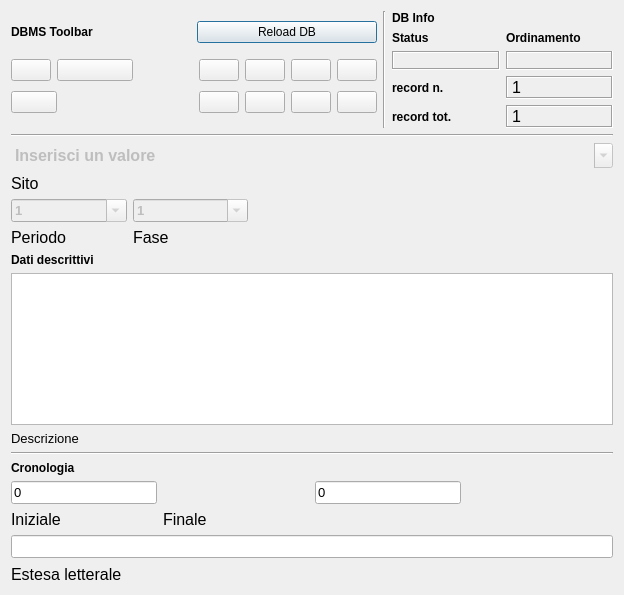
<?xml version="1.0" encoding="UTF-8"?>
<ui version="4.0">
 <class>Dialog</class>
 <widget class="QDialog" name="Dialog">
  <property name="geometry">
   <rect>
    <x>0</x>
    <y>0</y>
    <width>624</width>
    <height>595</height>
   </rect>
  </property>
  <property name="minimumSize">
   <size>
    <width>540</width>
    <height>400</height>
   </size>
  </property>
  <property name="windowTitle">
   <string>pyArchInit Gestione Scavi - Periodizzazione di scavo</string>
  </property>
  <property name="windowIcon">
   <iconset resource="resources.qrc">
    <normaloff>:/images/iconSite.png</normaloff>:/images/iconSite.png</iconset>
  </property>
  <layout class="QGridLayout" name="gridLayout_9">
   <item row="0" column="0">
    <layout class="QVBoxLayout" name="verticalLayout_3">
     <item>
      <layout class="QVBoxLayout" name="verticalLayout">
       <item>
        <layout class="QHBoxLayout" name="horizontalLayout">
         <item>
          <layout class="QGridLayout" name="gridLayout_2">
           <item row="0" column="0">
            <widget class="QLabel" name="label_29">
             <property name="font">
              <font>
               <weight>75</weight>
               <bold>true</bold>
              </font>
             </property>
             <property name="text">
              <string>DBMS Toolbar</string>
             </property>
            </widget>
           </item>
           <item row="0" column="1">
            <widget class="QPushButton" name="pushButton_connect">
             <property name="text">
              <string>Reload DB</string>
             </property>
            </widget>
           </item>
           <item row="1" column="0" colspan="2">
            <layout class="QGridLayout" name="gridLayout">
             <item row="0" column="0">
              <widget class="QPushButton" name="pushButton_first_rec">
               <property name="toolTip">
                <string>First rec</string>
               </property>
               <property name="text">
                <string/>
               </property>
               <property name="icon">
                <iconset resource="resources.qrc">
                 <normaloff>:/images/5_leftArrows.png</normaloff>:/images/5_leftArrows.png</iconset>
               </property>
              </widget>
             </item>
             <item row="0" column="1" colspan="2">
              <widget class="QPushButton" name="pushButton_prev_rec">
               <property name="toolTip">
                <string>Prev rec</string>
               </property>
               <property name="text">
                <string/>
               </property>
               <property name="icon">
                <iconset resource="resources.qrc">
                 <normaloff>:/images/4_leftArrow.png</normaloff>:/images/4_leftArrow.png</iconset>
               </property>
              </widget>
             </item>
             <item row="0" column="4">
              <widget class="QPushButton" name="pushButton_next_rec">
               <property name="toolTip">
                <string>Next rec</string>
               </property>
               <property name="text">
                <string/>
               </property>
               <property name="icon">
                <iconset resource="resources.qrc">
                 <normaloff>:/images/6_rightArrow.png</normaloff>:/images/6_rightArrow.png</iconset>
               </property>
              </widget>
             </item>
             <item row="0" column="5">
              <widget class="QPushButton" name="pushButton_last_rec">
               <property name="toolTip">
                <string>Last rec</string>
               </property>
               <property name="text">
                <string/>
               </property>
               <property name="icon">
                <iconset resource="resources.qrc">
                 <normaloff>:/images/7_rightArrows.png</normaloff>:/images/7_rightArrows.png</iconset>
               </property>
              </widget>
             </item>
             <item row="0" column="6">
              <widget class="QPushButton" name="pushButton_new_rec">
               <property name="font">
                <font>
                 <pointsize>9</pointsize>
                </font>
               </property>
               <property name="toolTip">
                <string>New record</string>
               </property>
               <property name="text">
                <string/>
               </property>
               <property name="icon">
                <iconset resource="resources.qrc">
                 <normaloff>:/images/newrec.png</normaloff>:/images/newrec.png</iconset>
               </property>
              </widget>
             </item>
             <item row="0" column="7">
              <widget class="QPushButton" name="pushButton_save">
               <property name="font">
                <font>
                 <pointsize>9</pointsize>
                </font>
               </property>
               <property name="toolTip">
                <string>Save</string>
               </property>
               <property name="text">
                <string/>
               </property>
               <property name="icon">
                <iconset resource="resources.qrc">
                 <normaloff>:/images/b_save.png</normaloff>:/images/b_save.png</iconset>
               </property>
               <property name="autoDefault">
                <bool>false</bool>
               </property>
              </widget>
             </item>
             <item row="1" column="0" colspan="2">
              <widget class="QPushButton" name="pushButton_delete">
               <property name="font">
                <font>
                 <pointsize>9</pointsize>
                </font>
               </property>
               <property name="toolTip">
                <string>Delete record</string>
               </property>
               <property name="text">
                <string/>
               </property>
               <property name="icon">
                <iconset resource="resources.qrc">
                 <normaloff>:/images/delete.png</normaloff>:/images/delete.png</iconset>
               </property>
              </widget>
             </item>
             <item row="1" column="2">
              <spacer name="horizontalSpacer">
               <property name="orientation">
                <enum>Qt::Horizontal</enum>
               </property>
               <property name="sizeHint" stdset="0">
                <size>
                 <width>70</width>
                 <height>30</height>
                </size>
               </property>
              </spacer>
             </item>
             <item row="1" column="4">
              <widget class="QPushButton" name="pushButton_new_search">
               <property name="font">
                <font>
                 <pointsize>9</pointsize>
                </font>
               </property>
               <property name="toolTip">
                <string>new search</string>
               </property>
               <property name="text">
                <string/>
               </property>
               <property name="icon">
                <iconset resource="resources.qrc">
                 <normaloff>:/images/new_search.png</normaloff>:/images/new_search.png</iconset>
               </property>
              </widget>
             </item>
             <item row="1" column="5">
              <widget class="QPushButton" name="pushButton_search_go">
               <property name="font">
                <font>
                 <pointsize>9</pointsize>
                </font>
               </property>
               <property name="toolTip">
                <string>search !!!</string>
               </property>
               <property name="text">
                <string/>
               </property>
               <property name="icon">
                <iconset resource="resources.qrc">
                 <normaloff>:/images/search.png</normaloff>:/images/search.png</iconset>
               </property>
              </widget>
             </item>
             <item row="1" column="6">
              <widget class="QPushButton" name="pushButton_sort">
               <property name="font">
                <font>
                 <pointsize>9</pointsize>
                </font>
               </property>
               <property name="toolTip">
                <string>Order by</string>
               </property>
               <property name="text">
                <string/>
               </property>
               <property name="icon">
                <iconset resource="resources.qrc">
                 <normaloff>:/images/sort.png</normaloff>:/images/sort.png</iconset>
               </property>
              </widget>
             </item>
             <item row="1" column="7">
              <widget class="QPushButton" name="pushButton_view_all">
               <property name="font">
                <font>
                 <pointsize>9</pointsize>
                </font>
               </property>
               <property name="toolTip">
                <string>View alls records</string>
               </property>
               <property name="text">
                <string/>
               </property>
               <property name="icon">
                <iconset resource="resources.qrc">
                 <normaloff>:/images/view_all.png</normaloff>:/images/view_all.png</iconset>
               </property>
              </widget>
             </item>
             <item row="0" column="3">
              <spacer name="horizontalSpacer_2">
               <property name="orientation">
                <enum>Qt::Horizontal</enum>
               </property>
               <property name="sizeHint" stdset="0">
                <size>
                 <width>60</width>
                 <height>20</height>
                </size>
               </property>
              </spacer>
             </item>
            </layout>
           </item>
          </layout>
         </item>
         <item>
          <widget class="Line" name="line_6">
           <property name="orientation">
            <enum>Qt::Vertical</enum>
           </property>
          </widget>
         </item>
         <item>
          <layout class="QGridLayout" name="gridLayout_5">
           <item row="0" column="0">
            <widget class="QLabel" name="label_42">
             <property name="font">
              <font>
               <weight>75</weight>
               <bold>true</bold>
              </font>
             </property>
             <property name="autoFillBackground">
              <bool>true</bool>
             </property>
             <property name="text">
              <string>DB Info</string>
             </property>
            </widget>
           </item>
           <item row="1" column="0">
            <layout class="QGridLayout" name="gridLayout_4">
             <item row="0" column="1">
              <widget class="QLabel" name="label_43">
               <property name="font">
                <font>
                 <pointsize>9</pointsize>
                 <weight>75</weight>
                 <bold>true</bold>
                </font>
               </property>
               <property name="text">
                <string>Ordinamento</string>
               </property>
               <property name="margin">
                <number>0</number>
               </property>
              </widget>
             </item>
             <item row="1" column="0">
              <widget class="QLabel" name="label_status">
               <property name="minimumSize">
                <size>
                 <width>50</width>
                 <height>0</height>
                </size>
               </property>
               <property name="font">
                <font>
                 <pointsize>9</pointsize>
                 <weight>75</weight>
                 <bold>true</bold>
                </font>
               </property>
               <property name="cursor">
                <cursorShape>ForbiddenCursor</cursorShape>
               </property>
               <property name="mouseTracking">
                <bool>false</bool>
               </property>
               <property name="contextMenuPolicy">
                <enum>Qt::DefaultContextMenu</enum>
               </property>
               <property name="frameShape">
                <enum>QFrame::Box</enum>
               </property>
               <property name="frameShadow">
                <enum>QFrame::Sunken</enum>
               </property>
               <property name="text">
                <string/>
               </property>
               <property name="alignment">
                <set>Qt::AlignCenter</set>
               </property>
               <property name="margin">
                <number>0</number>
               </property>
              </widget>
             </item>
             <item row="1" column="1">
              <widget class="QLabel" name="label_sort">
               <property name="minimumSize">
                <size>
                 <width>40</width>
                 <height>0</height>
                </size>
               </property>
               <property name="sizeIncrement">
                <size>
                 <width>40</width>
                 <height>0</height>
                </size>
               </property>
               <property name="baseSize">
                <size>
                 <width>40</width>
                 <height>0</height>
                </size>
               </property>
               <property name="font">
                <font>
                 <pointsize>10</pointsize>
                 <weight>75</weight>
                 <bold>true</bold>
                </font>
               </property>
               <property name="cursor">
                <cursorShape>ForbiddenCursor</cursorShape>
               </property>
               <property name="mouseTracking">
                <bool>false</bool>
               </property>
               <property name="contextMenuPolicy">
                <enum>Qt::DefaultContextMenu</enum>
               </property>
               <property name="frameShape">
                <enum>QFrame::Box</enum>
               </property>
               <property name="frameShadow">
                <enum>QFrame::Sunken</enum>
               </property>
               <property name="text">
                <string/>
               </property>
               <property name="alignment">
                <set>Qt::AlignCenter</set>
               </property>
               <property name="margin">
                <number>0</number>
               </property>
              </widget>
             </item>
             <item row="0" column="0">
              <widget class="QLabel" name="label_34">
               <property name="font">
                <font>
                 <pointsize>9</pointsize>
                 <weight>75</weight>
                 <bold>true</bold>
                </font>
               </property>
               <property name="text">
                <string>Status</string>
               </property>
               <property name="margin">
                <number>0</number>
               </property>
              </widget>
             </item>
            </layout>
           </item>
           <item row="2" column="0">
            <layout class="QGridLayout" name="gridLayout_3">
             <item row="0" column="0">
              <widget class="QLabel" name="label_27">
               <property name="font">
                <font>
                 <pointsize>9</pointsize>
                 <weight>75</weight>
                 <bold>true</bold>
                </font>
               </property>
               <property name="text">
                <string>record n.</string>
               </property>
               <property name="margin">
                <number>0</number>
               </property>
              </widget>
             </item>
             <item row="0" column="1">
              <widget class="QLabel" name="label_rec_corrente">
               <property name="font">
                <font>
                 <family>Microsoft Sans Serif</family>
                 <pointsize>12</pointsize>
                </font>
               </property>
               <property name="cursor">
                <cursorShape>ForbiddenCursor</cursorShape>
               </property>
               <property name="mouseTracking">
                <bool>false</bool>
               </property>
               <property name="contextMenuPolicy">
                <enum>Qt::DefaultContextMenu</enum>
               </property>
               <property name="frameShape">
                <enum>QFrame::Box</enum>
               </property>
               <property name="frameShadow">
                <enum>QFrame::Sunken</enum>
               </property>
               <property name="text">
                <string>1</string>
               </property>
              </widget>
             </item>
             <item row="1" column="0">
              <widget class="QLabel" name="label_28">
               <property name="font">
                <font>
                 <pointsize>9</pointsize>
                 <weight>75</weight>
                 <bold>true</bold>
                </font>
               </property>
               <property name="text">
                <string>record tot.</string>
               </property>
               <property name="margin">
                <number>0</number>
               </property>
              </widget>
             </item>
             <item row="1" column="1">
              <widget class="QLabel" name="label_rec_tot">
               <property name="font">
                <font>
                 <family>Microsoft Sans Serif</family>
                 <pointsize>12</pointsize>
                </font>
               </property>
               <property name="cursor">
                <cursorShape>ForbiddenCursor</cursorShape>
               </property>
               <property name="mouseTracking">
                <bool>false</bool>
               </property>
               <property name="contextMenuPolicy">
                <enum>Qt::DefaultContextMenu</enum>
               </property>
               <property name="frameShape">
                <enum>QFrame::Box</enum>
               </property>
               <property name="frameShadow">
                <enum>QFrame::Sunken</enum>
               </property>
               <property name="text">
                <string>1</string>
               </property>
              </widget>
             </item>
            </layout>
           </item>
          </layout>
         </item>
        </layout>
       </item>
       <item>
        <widget class="Line" name="line_8">
         <property name="font">
          <font>
           <weight>75</weight>
           <bold>true</bold>
          </font>
         </property>
         <property name="orientation">
          <enum>Qt::Horizontal</enum>
         </property>
        </widget>
       </item>
       <item>
        <layout class="QGridLayout" name="gridLayout_7">
         <item row="0" column="0" rowspan="3" colspan="5">
          <widget class="QComboBox" name="comboBox_sito">
           <property name="enabled">
            <bool>false</bool>
           </property>
           <property name="font">
            <font>
             <pointsize>12</pointsize>
             <weight>75</weight>
             <bold>true</bold>
            </font>
           </property>
           <property name="mouseTracking">
            <bool>true</bool>
           </property>
           <property name="contextMenuPolicy">
            <enum>Qt::NoContextMenu</enum>
           </property>
           <property name="editable">
            <bool>true</bool>
           </property>
           <property name="maxVisibleItems">
            <number>99999</number>
           </property>
           <property name="maxCount">
            <number>2147483647</number>
           </property>
           <property name="frame">
            <bool>false</bool>
           </property>
           <item>
            <property name="text">
             <string>Inserisci un valore</string>
            </property>
           </item>
          </widget>
         </item>
         <item row="3" column="0">
          <widget class="QLabel" name="label">
           <property name="font">
            <font>
             <pointsize>12</pointsize>
            </font>
           </property>
           <property name="text">
            <string>Sito</string>
           </property>
          </widget>
         </item>
         <item row="4" column="0">
          <widget class="QComboBox" name="comboBox_periodo">
           <property name="enabled">
            <bool>false</bool>
           </property>
           <property name="font">
            <font>
             <pointsize>10</pointsize>
             <weight>75</weight>
             <bold>true</bold>
            </font>
           </property>
           <property name="autoFillBackground">
            <bool>false</bool>
           </property>
           <property name="editable">
            <bool>true</bool>
           </property>
           <property name="maxVisibleItems">
            <number>15</number>
           </property>
           <property name="maxCount">
            <number>15</number>
           </property>
           <item>
            <property name="text">
             <string>1</string>
            </property>
           </item>
           <item>
            <property name="text">
             <string>2</string>
            </property>
           </item>
           <item>
            <property name="text">
             <string>3</string>
            </property>
           </item>
           <item>
            <property name="text">
             <string>4</string>
            </property>
           </item>
           <item>
            <property name="text">
             <string>5</string>
            </property>
           </item>
           <item>
            <property name="text">
             <string>6</string>
            </property>
           </item>
           <item>
            <property name="text">
             <string>7</string>
            </property>
           </item>
           <item>
            <property name="text">
             <string>8</string>
            </property>
           </item>
           <item>
            <property name="text">
             <string>9</string>
            </property>
           </item>
           <item>
            <property name="text">
             <string>10</string>
            </property>
           </item>
           <item>
            <property name="text">
             <string>11</string>
            </property>
           </item>
           <item>
            <property name="text">
             <string>13</string>
            </property>
           </item>
           <item>
            <property name="text">
             <string>15</string>
            </property>
           </item>
          </widget>
         </item>
         <item row="4" column="1">
          <widget class="QComboBox" name="comboBox_fase">
           <property name="enabled">
            <bool>false</bool>
           </property>
           <property name="font">
            <font>
             <pointsize>10</pointsize>
             <weight>75</weight>
             <bold>true</bold>
            </font>
           </property>
           <property name="editable">
            <bool>true</bool>
           </property>
           <item>
            <property name="text">
             <string>1</string>
            </property>
           </item>
           <item>
            <property name="text">
             <string>2</string>
            </property>
           </item>
           <item>
            <property name="text">
             <string>3</string>
            </property>
           </item>
           <item>
            <property name="text">
             <string>4</string>
            </property>
           </item>
           <item>
            <property name="text">
             <string>5</string>
            </property>
           </item>
           <item>
            <property name="text">
             <string>6</string>
            </property>
           </item>
           <item>
            <property name="text">
             <string>7</string>
            </property>
           </item>
           <item>
            <property name="text">
             <string>8</string>
            </property>
           </item>
           <item>
            <property name="text">
             <string>9</string>
            </property>
           </item>
           <item>
            <property name="text">
             <string>10</string>
            </property>
           </item>
           <item>
            <property name="text">
             <string>11</string>
            </property>
           </item>
           <item>
            <property name="text">
             <string>12</string>
            </property>
           </item>
           <item>
            <property name="text">
             <string>13</string>
            </property>
           </item>
           <item>
            <property name="text">
             <string>14</string>
            </property>
           </item>
           <item>
            <property name="text">
             <string>15</string>
            </property>
           </item>
          </widget>
         </item>
         <item row="5" column="1">
          <widget class="QLabel" name="label_8">
           <property name="font">
            <font>
             <pointsize>12</pointsize>
            </font>
           </property>
           <property name="text">
            <string>Fase</string>
           </property>
          </widget>
         </item>
         <item row="5" column="0">
          <widget class="QLabel" name="label_7">
           <property name="font">
            <font>
             <pointsize>12</pointsize>
            </font>
           </property>
           <property name="text">
            <string>Periodo</string>
           </property>
          </widget>
         </item>
        </layout>
       </item>
      </layout>
     </item>
     <item>
      <layout class="QVBoxLayout" name="verticalLayout_2">
       <item>
        <layout class="QGridLayout" name="gridLayout_6">
         <item row="3" column="0" colspan="2">
          <widget class="QLabel" name="label_6">
           <property name="font">
            <font>
             <pointsize>10</pointsize>
            </font>
           </property>
           <property name="text">
            <string>Descrizione </string>
           </property>
          </widget>
         </item>
         <item row="4" column="0" rowspan="2" colspan="4">
          <widget class="Line" name="line_10">
           <property name="font">
            <font>
             <weight>75</weight>
             <bold>true</bold>
            </font>
           </property>
           <property name="orientation">
            <enum>Qt::Horizontal</enum>
           </property>
          </widget>
         </item>
         <item row="9" column="0">
          <widget class="QLabel" name="label_38">
           <property name="font">
            <font>
             <weight>75</weight>
             <bold>true</bold>
            </font>
           </property>
           <property name="text">
            <string>Cronologia </string>
           </property>
          </widget>
         </item>
         <item row="10" column="0">
          <widget class="QLineEdit" name="lineEdit_cron_iniz">
           <property name="font">
            <font>
             <pointsize>10</pointsize>
            </font>
           </property>
           <property name="text">
            <string>0</string>
           </property>
          </widget>
         </item>
         <item row="11" column="0">
          <widget class="QLabel" name="label_37">
           <property name="font">
            <font>
             <pointsize>12</pointsize>
            </font>
           </property>
           <property name="text">
            <string>Iniziale </string>
           </property>
          </widget>
         </item>
         <item row="11" column="1">
          <widget class="QLabel" name="label_14">
           <property name="font">
            <font>
             <pointsize>12</pointsize>
            </font>
           </property>
           <property name="text">
            <string>Finale </string>
           </property>
          </widget>
         </item>
         <item row="2" column="0" colspan="4">
          <widget class="QTextEdit" name="textEdit_descrizione_per">
           <property name="font">
            <font>
             <pointsize>10</pointsize>
            </font>
           </property>
          </widget>
         </item>
         <item row="10" column="2">
          <widget class="QLineEdit" name="lineEdit_cron_fin">
           <property name="font">
            <font>
             <pointsize>10</pointsize>
            </font>
           </property>
           <property name="text">
            <string>0</string>
           </property>
          </widget>
         </item>
         <item row="10" column="1">
          <spacer name="horizontalSpacer_3">
           <property name="orientation">
            <enum>Qt::Horizontal</enum>
           </property>
           <property name="sizeHint" stdset="0">
            <size>
             <width>38</width>
             <height>19</height>
            </size>
           </property>
          </spacer>
         </item>
         <item row="10" column="3">
          <spacer name="horizontalSpacer_4">
           <property name="orientation">
            <enum>Qt::Horizontal</enum>
           </property>
           <property name="sizeHint" stdset="0">
            <size>
             <width>40</width>
             <height>20</height>
            </size>
           </property>
          </spacer>
         </item>
         <item row="1" column="0">
          <widget class="QLabel" name="label_13">
           <property name="font">
            <font>
             <weight>75</weight>
             <bold>true</bold>
            </font>
           </property>
           <property name="text">
            <string>Dati descrittivi</string>
           </property>
          </widget>
         </item>
        </layout>
       </item>
       <item>
        <layout class="QGridLayout" name="gridLayout_8">
         <item row="0" column="0" colspan="2">
          <widget class="QLineEdit" name="lineEdit_per_estesa">
           <property name="font">
            <font>
             <pointsize>10</pointsize>
            </font>
           </property>
           <property name="text">
            <string/>
           </property>
          </widget>
         </item>
         <item row="1" column="0">
          <widget class="QLabel" name="label_25">
           <property name="font">
            <font>
             <pointsize>12</pointsize>
            </font>
           </property>
           <property name="text">
            <string>Estesa letterale </string>
           </property>
          </widget>
         </item>
         <item row="1" column="1">
          <spacer name="horizontalSpacer_5">
           <property name="orientation">
            <enum>Qt::Horizontal</enum>
           </property>
           <property name="sizeHint" stdset="0">
            <size>
             <width>418</width>
             <height>20</height>
            </size>
           </property>
          </spacer>
         </item>
        </layout>
       </item>
      </layout>
     </item>
    </layout>
   </item>
  </layout>
 </widget>
 <resources>
  <include location="resources.qrc"/>
 </resources>
 <connections/>
</ui>
